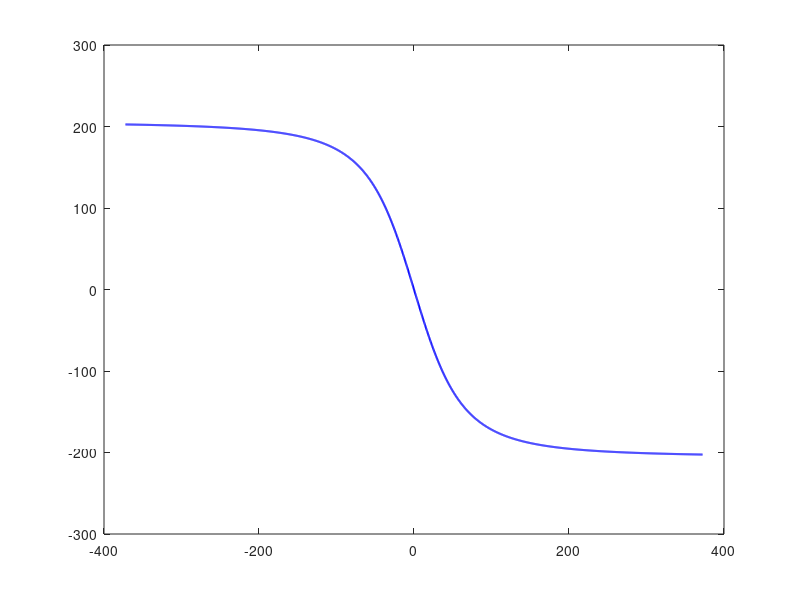

This figure's MATLAB source: (Note: this script raises an error after producing the figure.)
function [t, doppler_Hz, maxShift_Hz, maxRate_Hz_s] = calcularDoppler(h_km, f0_Hz, el_min_deg, exportPath)
% CALCULARDOPPLER  Perfil de desplazamiento Doppler durante un pase de satélite.
%
%   [t, doppler_Hz, maxShift_Hz, maxRate_Hz_s] = calcularDoppler(h_km, f0_Hz, el_min_deg)
%
%   Entradas:
%     h_km        - Altitud orbital [km]  (por defecto: 500)
%     f0_Hz       - Frecuencia portadora [Hz]  (por defecto: 8.1e9, banda X)
%     el_min_deg  - Elevación mínima de contacto [°]  (por defecto: 10)
%     exportPath  - Ruta donde guardar la figura PDF  (vacío = no exportar)
%
%   Salidas:
%     t            - Vector de tiempo del pase [s]
%     doppler_Hz   - Desplazamiento Doppler a lo largo del pase [Hz]
%     maxShift_Hz  - Desplazamiento máximo absoluto [Hz]
%     maxRate_Hz_s - Tasa de variación máxima (en TCA) [Hz/s]
%
%   Modelo: pase cenital (elevación máxima = 90°), Tierra plana local.
%   Válido para estimaciones de orden de magnitud en diseño preliminar.

if nargin < 1 || isempty(h_km),       h_km       = 500;   end
if nargin < 2 || isempty(f0_Hz),      f0_Hz      = 8.1e9; end
if nargin < 3 || isempty(el_min_deg), el_min_deg = 10;     end
if nargin < 4,                         exportPath = '';     end

%% === Constantes y parámetros orbitales ===
mu  = 3.986e14;          % [m³/s²] parámetro gravitacional terrestre
R_e = 6371e3;            % [m]     radio medio terrestre
c   = 3e8;               % [m/s]   velocidad de la luz

h = h_km * 1e3;                         % [m]    altitud orbital
r = R_e + h;                            % [m]    radio orbital
v = sqrt(mu / r);                       % [m/s]  velocidad orbital (circular)

% Semiduración del pase: tiempo desde el inicio (elevación = el_min) hasta TCA
t_max = h / (v * tand(el_min_deg));     % [s]  modelo de Tierra plana local

%% === Cálculo del perfil de Doppler ===
t = linspace(-t_max, t_max, 2000);     % [s]  vector de tiempo centrado en TCA

% Rango satélite-GS (aproximación planar)
d = sqrt(h^2 + (v .* t).^2);          % [m]

% Velocidad radial (+ = alejándose)
d_rate = v^2 .* t ./ d;               % [m/s]

% Desplazamiento Doppler: Δf = -f0 · v_r / c (< 0 cuando se acerca)
doppler_Hz = -f0_Hz .* d_rate / c;

maxShift_Hz  = max(abs(doppler_Hz));
maxRate_Hz_s = max(abs(diff(doppler_Hz) ./ diff(t)));

%% === Resumen en consola ===
fprintf('\n=== Desplazamiento Doppler — Banda X (%.2f GHz, h = %d km) ===\n', ...
        f0_Hz/1e9, h_km);
fprintf('  Velocidad orbital:            %.1f km/s\n',  v/1e3);
fprintf('  Semiduración del pase:        %.0f s  (elevación mín. %d°)\n', t_max, el_min_deg);
fprintf('  Desplazamiento máximo:        ±%.0f Hz  (±%.1f kHz)\n', maxShift_Hz, maxShift_Hz/1e3);
fprintf('  Tasa de variación máx. (TCA): %.1f Hz/s  (%.2f kHz/s)\n', maxRate_Hz_s, maxRate_Hz_s/1e3);

%% === Figura ===
fig = figure('Name', 'Perfil Doppler', 'NumberTitle', 'off');
plot(t, doppler_Hz/1e3, 'b-', 'LineWidth', 1.5);
hold on;
yline(0, 'k--', 'LineWidth', 0.8);
xline(0, 'r--', 'LineWidth', 0.8, 'Label', 'TCA', 'LabelHorizontalAlignment', 'left');
xlabel('Tiempo relativo al TCA [s]');
ylabel('\Deltaf  [kHz]');
title(sprintf('Perfil de desplazamiento Doppler — Banda X (%.1f GHz, h = %d km)', ...
              f0_Hz/1e9, h_km));
legend(sprintf('\\Deltaf_{max} = \\pm%.0f kHz', maxShift_Hz/1e3), 'Location', 'northeast');
grid on;
box on;

if ~isempty(exportPath)
    exportgraphics(fig, exportPath, 'ContentType', 'vector');
    fprintf('  Figura exportada a: %s\n', exportPath);
end
